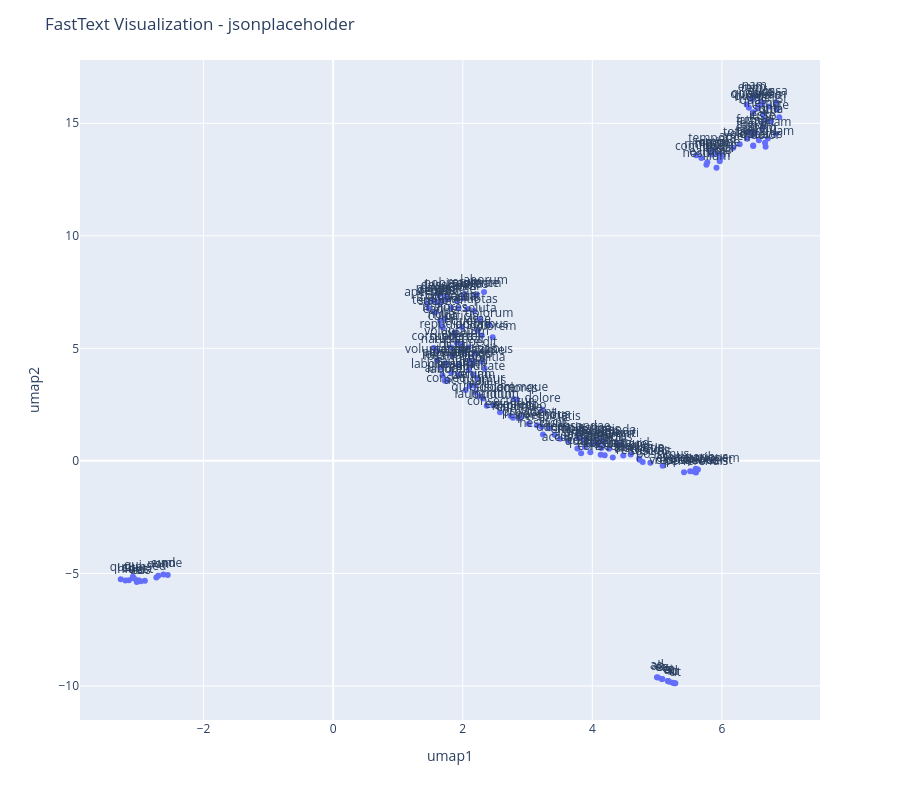

The notebook cell this image was saved under:
### Code cell
X = UMAP().fit_transform(ft_api.vectors)

df2_api_ft = pd.DataFrame(X, columns=['umap1', 'umap2'])
df2_api_ft['word'] = ft_api.index_to_key

fig = px.scatter(df2_api_ft, x='umap1', y='umap2', text='word')
fig.update_traces(textposition='top center')
fig.update_layout(height=800, title_text='FastText Visualization - jsonplaceholder')
fig.show()

### Figure 1 — Plotly figure (JSON) as saved in the notebook; plotly's stock layout.template omitted (floating-point values rounded to 4 significant figures; data arrays with more than 128 entries replaced by an {"elided": "..."} marker saying what was removed)
{"data": [{"hovertemplate": "umap1=%{x}<br>umap2=%{y}<br>word=%{text}<extra></extra>", "legendgroup": "", "marker": {"color": "#636efa", "symbol": "circle"}, "mode": "markers+text", "name": "", "orientation": "v", "showlegend": false, "text": {"elided": "182 str values"}, "textposition": "top center", "type": "scatter", "x": {"elided": "182 float values"}, "xaxis": "x", "y": {"elided": "182 float values"}, "yaxis": "y"}], "layout": {"height": 800, "legend": {"tracegroupgap": 0}, "margin": {"t": 60}, "title": {"text": "FastText Visualization - jsonplaceholder"}, "xaxis": {"anchor": "y", "domain": [0, 1], "title": {"text": "umap1"}}, "yaxis": {"anchor": "x", "domain": [0, 1], "title": {"text": "umap2"}}}}
